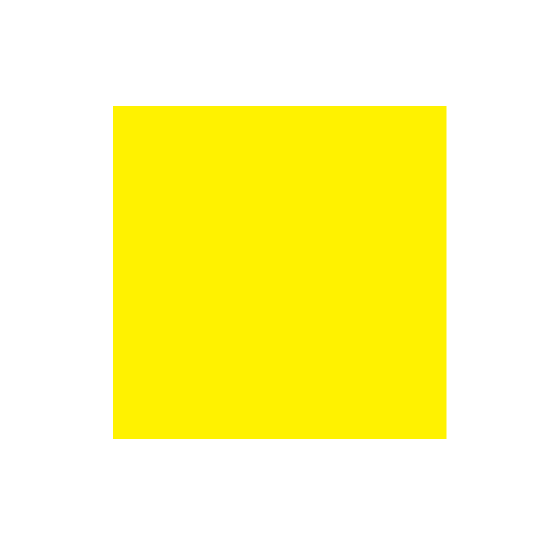
#> input picture resource/yellow_square/target.png, 1104 x 1104 px, found by its file name (shown at 1/2 size)
$ python simple_GA.py
#> lines starting #> are read from the running program, lines starting #| are printed output that depends on the picture; long printed decimals are rounded
import cv2
import numpy as np
import numpy.random as nr
from copy import deepcopy
import matplotlib.pyplot as plt
import random
import copy
import os

# 画像を個体として，各画像はnbShapes個の図形が描画されていて，各図形は9個の実数値から生成されている
# よって1個体につきnbShapes * 9個の遺伝子情報が存在する

class genetic_algorythm:
    def __init__(self):
        # 画像サイズ
        self.width = 50
        self.height = 50

        # 1世代の個体数
        self.population = 50

        # 図形の数
        self.nbShapes = 100

        # 突然変異する割合
        self.mutationRate = 0.01

        # 世代
        self.generation = 1

        # スコアグラフ
        self.bestScore = []

    def show(self, img):
        # 画像をプロット，保存する
        plt.imshow(img, vmin = 0, vmax = 255)
        plt.title("generation = " + str(self.generation) + "  score = " + str(self.scores[0][1]))
        plt.savefig(self.path + 'simple_GA_result/' + str(self.generation) + '.jpg')
        #plt.pause(0.1)

    def read_img(self, path):
        # 画像読み込みとリサイズ
#> called with path = './resource/TAT_logo/'
        self.path = path
        self.imgPath = path + 'target.png'
        self.targetImg = cv2.imread(self.imgPath)
#> self.targetImg is the input picture: shape (1104, 1104, 3); mean B, G, R 162.1, 250.3, 255
        self.targetImg = cv2.cvtColor(self.targetImg, cv2.COLOR_BGR2RGB)
        self.targetImg = cv2.resize(self.targetImg, (self.width, self.height))
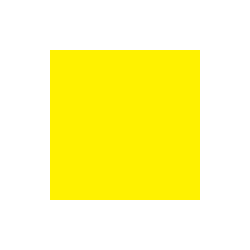
#> self.targetImg: shape (50, 50, 3) (shown 5 times larger); mean R, G, B 255, 250.3, 163.2
        plt.imshow(self.targetImg, vmin = 0, vmax = 255)
        plt.title("target")
        plt.savefig(self.path + 'simple_GA_result/target.jpg')

    def init_genoms_and_imgs(self):
        # 画像の初期化
        self.imgs = [np.ones((self.width, self.height, 3), np.uint8) * 128] * self.population

        # 遺伝子の初期化
        self.genoms = [[] for i in range(self.population)]
        for i in range(self.population):
            for j in range(self.nbShapes):
                self.genoms[i].append(nr.rand(9))
                self.imgs[i] = self.generate_img(self.imgs[i], self.genoms[i][j])

    def generate_img(self, img, genom):
        # 要素の分解
        center = [genom[0] * self.width, genom[1] * self.height]

        h = genom[2] * self.height / 3
        w = genom[3] * self.width / 3

        B = genom[4] * 255
        G = genom[5] * 255
        R = genom[6] * 255

        alpha = genom[7]

        shapeType = genom[8] + 0.5

        # 図形の描画
        img_buf = img.copy()

        # 長方形描画
        if int(shapeType) == 0:
            pt1 = [center[0] + w/2, center[1] + h/2]
            pt2 = [center[0] - w/2, center[1] - h/2]
            cv2.rectangle(img_buf, (int(pt1[0]), int(pt1[1])), (int(pt2[0]), int(pt2[1])), (int(B), int(G), int(R)), thickness=-1, lineType=cv2.LINE_AA)

        # 楕円描画
        else:
            cv2.ellipse(img_buf, ((int(center[0]), int(center[1])), (int(h), int(w)), 0), (int(B), int(G), int(R)), thickness=-1, lineType=cv2.LINE_AA)

        # 図形を書き加えた画像を作成して返す
        mat_img = cv2.addWeighted(img_buf, alpha, img, 1-alpha, 0)
        return mat_img

    def evaluate_imgs(self):
        # 目的画像と比較してエラーを計算
        self.scores = []

        for i in range(self.population):
            error = 0
            for x in range(self.width):
                for y in range(self.height):
                    # 画素値の取得
                    targetImgPixel = self.targetImg[x, y]
                    imgPixel = self.imgs[i][x, y]

                    # BGRのエラーを計算
                    error = error + abs(int(targetImgPixel[0]) - int(imgPixel[0]))
                    error = error + abs(int(targetImgPixel[1]) - int(imgPixel[1]))
                    error = error + abs(int(targetImgPixel[2]) - int(imgPixel[2]))

            # scoreは0から1で1が完全一致(1 - error率)
            score = 1 - float(error / (255 * 3 * self.width * self.height))
            self.scores.append([i, score])

        # scoreで降順にソート
        self.scores = sorted(self.scores, reverse=True, key=lambda x : x[1])
        print("generation =", self.generation, "best score =", self.scores[0][1])
#| generation = 1 best score = 0.5503
        self.bestScore.append(self.scores[0][1])

        # 一定間隔で画像をプロットおよびフォルダへの保存をする
        if(self.generation % 20 == 0 or self.generation == 1):
            self.show(self.imgs[self.scores[0][0]])
#> in show, `plt.savefig(self.path + 'simple_GA_result/' + str(self.generation) + '..`:
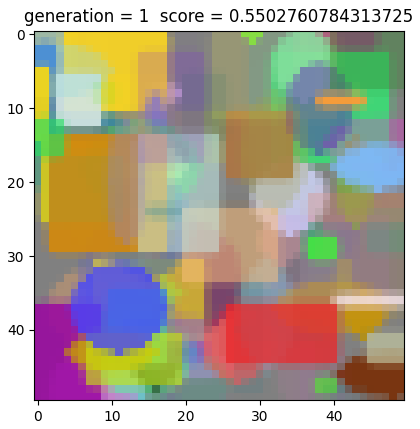
#> figure drawn by matplotlib, 1 panel

    def mating(self):
        newGenoms_cand = [] # 次世代に残す個体の候補を選択
        newGenoms = []  # 上の配列から交配と突然変異をして次世代に残す個体を決定

        # エリート選択
        newGenoms_cand.append(copy.deepcopy(self.genoms[self.scores[0][0]]))
        newGenoms.append(copy.deepcopy(self.genoms[self.scores[0][0]]))


        # トーナメント方式
        for i in range(self.population - 1):
            # 個体群の中からランダムに2体選ぶ
            a = random.randrange(0, self.population)
            b = random.randrange(0, self.population)
            while(a == b):
                b = random.randrange(0, self.population)

            # scoreを比較して高い方を選出
            if(self.scores[a][1] > self.scores[b][1]):
                winner = self.scores[a][0]
            else:
                winner = self.scores[b][0]

            newGenoms_cand.append(copy.deepcopy(self.genoms[winner]))

        # 交叉と突然変異 全体の70%を交配させる
        while(len(newGenoms_cand) > self.population * 0.3):
            # 交配させる2個体の選出
            x = random.randrange(len(newGenoms_cand))
            parent_x = copy.deepcopy(newGenoms_cand.pop(x))
            y = random.randrange(len(newGenoms_cand))
            while(x == y):
                y = random.randrange(len(newGenoms_cand))
            parent_y = copy.deepcopy(newGenoms_cand.pop(y))

            # 遺伝子情報の数だけ繰り返す(1個体(画像)につきpopulationの数だけ図形があり，各図形が9個の遺伝子情報を持つ)
            child_x = []
            child_y = []
            for i in range(self.nbShapes):
                genom_x = []
                genom_y = []
                for j in range(9):
                    # 一様交叉
                    rand = random.randint(0, 1)
                    if(rand == 0):
                        genom_x.append(copy.deepcopy(parent_x[i][j]))
                        genom_y.append(copy.deepcopy(parent_y[i][j]))
                    else:
                        genom_x.append(copy.deepcopy(parent_y[i][j]))
                        genom_y.append(copy.deepcopy(parent_x[i][j]))

                    # 突然変異
                    rand = nr.rand()
                    if(rand < self.mutationRate):
                        genom_x[j] = nr.rand()
                    rand = nr.rand()
                    if(rand < self.mutationRate):
                        genom_y[j] = nr.rand()
                child_x.append(copy.deepcopy(genom_x))
                child_y.append(copy.deepcopy(genom_y))
            newGenoms.append(copy.deepcopy(child_x))
            newGenoms.append(copy.deepcopy(child_y))
#> this loop made 18 passes

        # 突然変異
        for i in range(len(newGenoms_cand)):
            for j in range(self.nbShapes):
                for k in range(9):
                    rand = nr.rand()
                    if(rand < self.mutationRate):
                        newGenoms_cand[i][j][k] = nr.rand()
#> this loop made 14 passes

        # 世代交代
        for i in range(len(newGenoms_cand) - 1):
            newGenoms.append(copy.deepcopy(newGenoms_cand[i]))
#> this loop made 13 passes
        self.genoms = newGenoms

    def update_generarion(self):
        while(1):
            # 交配
            self.mating()

            # 世代を進める
            self.generation = self.generation + 1

            # 次世代の画像群を生成
            self.imgs = [np.ones((self.width, self.height, 3), np.uint8) * 128] * self.population
            for i in range(self.population):
                for j in range(self.nbShapes):
                    self.imgs[i] = self.generate_img(self.imgs[i], self.genoms[i][j])
#> this loop made 50 passes
#> pass 1, in generate_img (call 5001), `mat_img = cv2.addWeighted(img_buf, alpha, img, 1-alpha, 0)`:
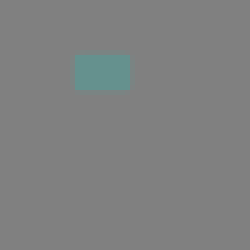
#> mat_img: shape (50, 50, 3) (shown 5 times larger); mean of channels 0, 1, 2 128.5, 128.6, 127.1; drawn as B, G, R

            # 画像の評価
            self.evaluate_imgs()
#| generation = 2 best score = 0.5517

            # フォルダへの画像ファイルの保存
            plt.close()
            plt.plot(range(len(self.bestScore)), self.bestScore)
            plt.xlabel('Generation')
            plt.ylabel('Score')
            plt.savefig(self.path + 'simple_GA_result/score.jpg')
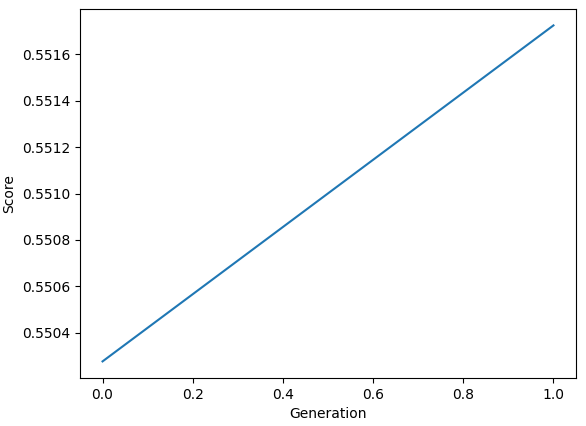
#> figure drawn by matplotlib, 1 panel

            plt.close()
            plt.imshow(self.imgs[self.scores[0][0]], vmin = 0, vmax = 255)
            plt.title("generation = " + str(self.generation) + "  score = " + str(self.scores[0][1]))
            plt.savefig(self.path + 'simple_GA_result/last.jpg')
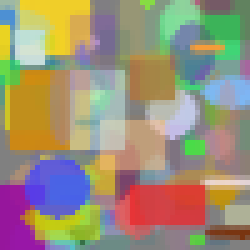
#> shown: shape (50, 50, 3) (shown 5 times larger); mean R, G, B 155.8, 144, 120.9

            # 終了条件 途中で強制終了しても途中の画像，最終的な画像，スコアグラフは保存されている
            if(self.scores[0][1] > 0.98):
                break

    def main(self, imgPath):
        # 画像の読み込み
        self.read_img(imgPath)

        # 遺伝子と画像の初期化
        self.init_genoms_and_imgs()

        # 初期画像の評価
        self.evaluate_imgs()

        # 世代を更新していくループ
        self.update_generarion()

ga = genetic_algorythm()

# resouce下に新しいフォルダを作成し，中にtarget.pngを保存しておく必要がある
path = './resource/TAT_logo/'
os.mkdir(path + "simple_GA_result")
ga.main(path)
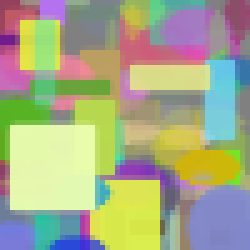
#> shown: shape (50, 50, 3) (shown 5 times larger); mean R, G, B 166.1, 170.1, 135.1
